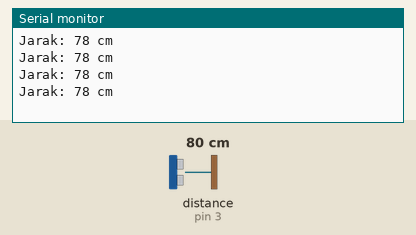
This sketch was run on a simulated Arduino Uno, built with avr-gcc and run on an emulated ATmega328P. Shown: the last lines printed to the serial monitor. Wiring (inferred from the names in the program): ultrasonic range finder: trigger pin 4; echo pin 3. Inputs (shaded band) come from the test bench; at power-on: distance to the obstacle (sensor on pin 3) 80 cm. The echo pulse lasts 58.3 µs per cm.

Above: at 1.2 s.
1.3 s: distance to the obstacle (sensor on pin 3) set to 2 cm
At 1.73 s:
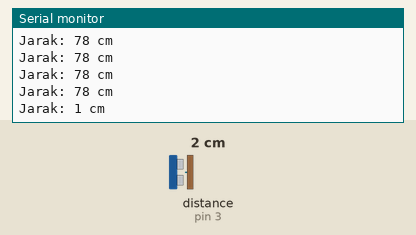
2.8 s: distance to the obstacle (sensor on pin 3) set to 4 cm
At 2.94 s:
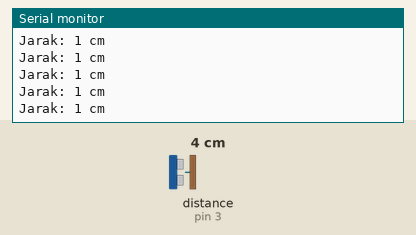
Timing chart, 0 to 5.8 s (numbered marks = the images above; inputs shaded):
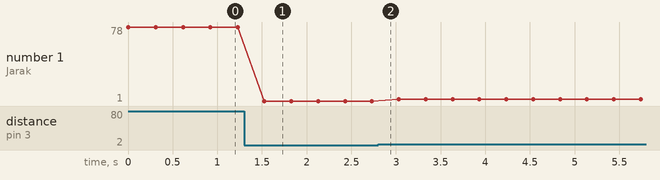

The sketch:

hc-sr04.ino
```cpp
#define echo 3        // echo ultrasonic
#define trig 4        // trigger ultrasonic

long waktu; // variable for the duration of sound wave travel
int jarak, timer;

void setup() {
  // put your setup code here, to run once:
  pinMode(trig, OUTPUT);
  pinMode(echo, INPUT);
  Serial.begin(9600);
}

void loop() {
  // put your main code here, to run repeatedly:
  // Clears the trigPin condition
  digitalWrite(trig, LOW);
  delayMicroseconds(2);

  // Sets the trigPin HIGH (ACTIVE) for 10 microseconds
  digitalWrite(trig, HIGH);
  delayMicroseconds(10);
  digitalWrite(trig, LOW);

  // Reads the echoPin, returns the sound wave travel time in microseconds
  waktu = pulseIn(echo, HIGH);

  // Calculating the distance
  jarak = waktu * 0.034 / 2; // Speed of sound wave divided by 2 (go and back)

  // Displays the distance on the Serial Monitor
  Serial.print("Jarak: ");
  Serial.print(jarak);
  Serial.println(" cm");
  delay(300);
}
```

Measured:
- after the input at 1.3 s, the serial monitor: prints a new line after 0.23 s (image 1)
- plotted number 1: 78 → 1 after the input at 1.3 s, 1 → 3 after the input at 2.8 s
